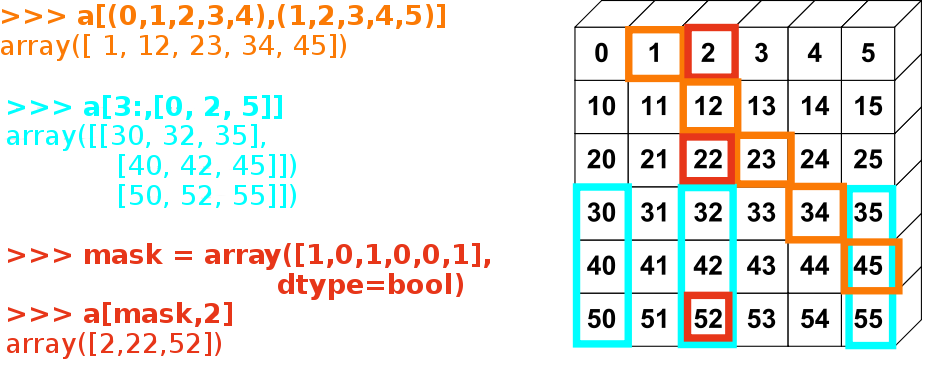
#> input picture graph/numpy_indexing.png, 950 x 376 px
$ jupyter execute --allow-errors 'Numpy - Basic Array.ipynb'   (shell and % lines are left out)
#> lines starting #> are read from the running program, lines starting #| are printed output that depends on the picture
# NumPy

### Introduction

 - Numpy 底層以 C 和 Fortran 語言實作，所以能快速操作多重維度的陣列。

 - 當 Python 處理龐大資料時，其原生 **list** 效能表現並不理想（但可以動態存異質資料）

 - Numpy 具備平行處理的能力，可以將操作動作一次套用在大型陣列上。

 - 此外 Python 其餘重量級的資料科學相關套件

   + Pandas、SciPy、Scikit-learn 等都幾乎是奠基在 Numpy 的基礎上。

   + 因此學會 Numpy 對於往後學習其他資料科學相關套件打好堅實的基礎。


[cell 1]
'''
讀取圖片//常用套件: skimage, PIL, OpenCV
'''
from PIL import Image

#> (the rest of this cell did not finish here and is left out)

### Numpy 陣列

 - Numpy 的重點在於**陣列**的操作

 - 功能都建築在
    + 同質
    + 多重維度的 **ndarray（N-dimensional array）**。


 - ndarray 的關鍵屬性是
    + 維度（ndim）
    + 形狀（shape）
    + 數值類型（dtype）：ndarray物件內組成元素的型態
    + ndarry.size：ndarry 物件所組成之 array 的總元素數量，回應之數值會等於 ndarray.shape 的每個元素相乘
    + ndarray.itemsize：陣列中每一個元素的大小(Bytes) (ex: int16=>16/8=2 Bytes)
    + ndarry.data：這是一個存有實際陣列元素的緩衝，通常我們不需要使用這個屬性，因為我們可以使用 **index** 存取這些元素。


 - 一般我們稱
    + 一維陣列為 vector
    + 二維陣列為 matrix


 - 引入 numpy 模組，透過傳入 **list** 到 numpy.array() 創建**陣列**。

### Loading Numpy library

[cell 2]
import numpy as np

np1 = np.array([1,2,3])
#> np1 = [1, 2, 3]
np2 = np.array([3,4,5])
np3 = np.array([1,2,3,4,5,6])

print(np1)
#| [1 2 3]
print(np2)
print(np3)

### 陣列相加

[cell 3]
np1 + np2
#> Out = [4, 6, 8]

### 顯示屬性 (Attributes)

[cell 4]
#  維度
print("\n\n維度----ndarray.ndim----")
print("ndim: {0} ".format(np1.ndim))
#| ndim: 1

#  形狀
print("\n\n形狀----ndarry.shape----")
print("shape: {0} ".format(np1.shape))
#| shape: (3,)

#  型別
print("\n\n型別----ndarry.dtype----")
print("dtype: {0} ".format(np1.dtype))
#| dtype: int64

'''
# 物件所組成之 array 的總元素數量4
# 回應之數值會等於 ndarray.shape 的每個元素相乘
'''
print("\n\n----ndarry.size----")
print("size: {0} ".format(np1.size))
#| size: 3

'''
# 陣列中每一個 元素的大小 (Bytes)
ex: int16 => 16/8 = 2 Bytes
'''
print("\n\n--ndarray.itemsize--")
print("itemsize: {0} ".format(np1.itemsize))
#| itemsize: 8


print("\n\n----ndarry.data----")
print("data: {0} ".format(np1.data))
#> (printed output is left out)

### 改變陣列的維度與比較

[cell 5]
#------------------#
# Orginal dimension
#------------------#
print("#------------------#\n# Orginal dimension\n#------------------#")
print("np3.ndim: {0} ".format(np3.ndim))
print("np3.shape: {0} ".format(np3.shape))
print("np3.dtype: {0} ".format(np3.dtype))


#------------------#
# Change dimension
#------------------#
print("\n#------------------#\n# Change dimension\n#------------------#")
np3_1 = np3.reshape([2,3])

print("np3_1.ndim: {0} ".format(np3_1.ndim))
print("np3_1.shape: {0} ".format(np3_1.shape))
print("np3_1.dtype: {0} ".format(np3_1.dtype))


#------------------#
# Compare the array
#------------------#
print("\n#------------------#\n# Compare the array\n#------------------#")

print("np3: {0} ".format(np3))
print("\t")
print("np3_1: {0} ".format(np3_1))

### 改變陣列型別 (dtype)

  - bool
    + True
    + False

  - int (數字是指 bit)
    + int16
    + int32
    + int64

  - float
    + 表示小數點後幾位
    + 16, 32, 64

  - string
    + string
    + unicode

  - nan: missing data

[cell 6]
#------------------#
#   Change dtype
#------------------#
np3_2 = np3_1.astype('int32')

print("\n#------------------#\n# Change dtype\n#------------------#")

print("np3_1.dtype: {0} ".format(np3_1.dtype))
print("\t")
print("np3_2.dtype: {0} ".format(np3_2.dtype))
print("\t")

### --------------------------------------------------------------

### 建立陣列

 - 建立填滿 0 或 1 的陣列

[cell 7]
#-------------#
# 填滿 0 的陣列
#-------------#
#[row, column]

np_0 = np.zeros([2,3])
print(np_0)

[cell 8]
#-------------#
# 填滿 1 的陣列
#-------------#
#[row, column]

np_1 = np.ones([2,3])
print(np_1)

### --------------------------------------------------------------

## range() 與 np.arange()

### 1 維陣列
 - np.array( [<陣列元素用逗號隔開>] )：簡易一維陣列
 - np.arange( 起始值, 結束值, 步幅, 資料型別 )
     + 也是產生一維陣列，和 np.array() 的差別在於 **arange 擁有較大的彈性**，而且元素數值是自動化產生！

#### range()
 - 返回的是 **range object**
 - 儘可用於 **迭代**
 - **不支援步長為小數**

#### np.nrange()
 - 返回的是 **numpy.ndarray()**
 - 它是一個序列，可被當做**向量使用。**
 - **支援步長為小數**

#### 共同處

 - 兩者都可用於迭代

 - 兩者都有三個引數
   + 以第一個引數為起點
   + 第三個引數為步長
   + 截止到第二個引數之前的不包括第二個引數的資料序列

 - 某種意義上，和 STL 中由迭代器組成的區間是一樣的
   + 左閉右開的區間 **[first, last)**
   + 或者不加嚴謹地寫做[first:step:last)

### range

[cell 9]
print("range(1,5): {0} ".format(range(1,5)))
print("\t")

print("tuple(range(1, 5)): {0} ".format(tuple(range(1, 5))))
print("\t")

print("list(range(1, 5)): {0} ".format(list(range(1, 5))))
print("\t")

print("type(range(1, 5)): {0} ".format(type(range(1, 5))))
print("\t")

### np.arange v.s range

[cell 10]
print("np.arange(1, 5): {0} ".format(np.arange(1, 5)))
print("\t")

print("range(1, 5, 2): {0} ".format(range(1, 5, 2)))
print("\t")

print("np.arange(1, 5): {0} ".format(np.arange(1, 5)))
print("\t")

print("np.arange(1, 5, .5): {0} ".format(np.arange(1, 5, .5)))
print("\t")

[cell 11]
'''
range 不能用小數點做分隔的動作，很重要！
這裡呈現一個錯誤的程式碼給大家參考！
'''
#> (the rest of this cell did not finish here and is left out)

### --------------------------------------------------------------

### For Loop 應用

 - 運用不同的 loop 方法，他的起始點都不盡相同，要特別注意

[cell 12]
''' [1,5) 跟 case 4 的結果相同'''
print("\n\n#--------------#\n#   *case 1*   #\n#--------------#")
print("for i in range(1,5):")
for i in range(1,5): print(i,end = " ")


'''直接使用 range 他預設是從 0 開始'''
print("\n\n#--------------#\n#    case 2    #\n#--------------#")
print("for i in range(5):")
for i in range(5): print(i,end = " ")


''' [1,5) by 2 '''
print("\n\n#--------------#\n#    case 3    #\n#--------------#")
print("for i in range(1, 5, 2):")
for i in range(1, 5, 2): print(i,end = " ")


''' [1,5) 跟 case 1 的結果相同'''
print("\n\n#--------------#\n#   *case 4*   #\n#--------------#")
print("for i in arange(1,5):")
for i in np.arange(1, 5):  print(i,end =" ")

### --------------------------------------------------------------

### 陣列所對應的位置

 - 如果今天我們要抓取以下的格子，要怎麼擷取呢？
 - 在這裡這主要目的是他的 index 會與直觀有些不一樣。


[cell 13]
from PIL import Image

img = Image.open("../graph/numpy_indexing.png")
#> img is the input picture: PIL image 950x376 RGBA; mean R, G, B, A 81.1, 80.5, 75.2, 98.7
img.resize((750,300))
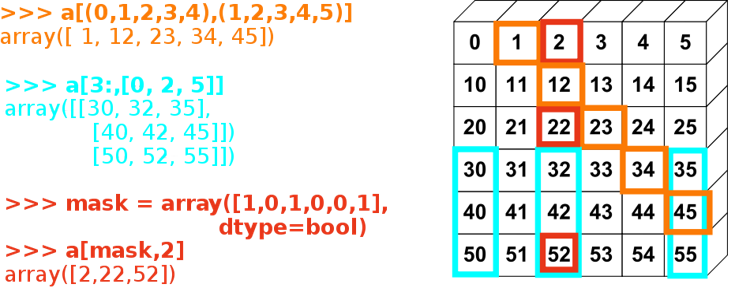
#> Out: PIL image 750x300 RGBA; mean R, G, B, A 84.2, 83.3, 77.1, 98.7; transparent parts drawn white

## Concatenate
 - concatenate: Join a sequence of "arrays" along an existing axis.

[cell 14]
################
#    Example
################

# >>> a = np.array([[1, 2], [3, 4]])
# >>> b = np.array([[5, 6]])

#--------------------------------#
#採用 row 的方式堆疊
#--------------------------------#
# >>> np.concatenate((a, b), axis=0)
# array([[1, 2],
#        [3, 4],
#        [5, 6]])

#--------------------------------#
#採用 轉置過後 column 的方式堆疊
#--------------------------------#
# >>> np.concatenate((a, b.T), axis=1)
# array([[1, 2, 5],
#        [3, 4, 6]])

#--------------------------------#
# 直接打直的
#--------------------------------#
# >>> np.concatenate((a, b), axis=None)
# array([1, 2, 3, 4, 5, 6])

[cell 15]
np4 = np.concatenate((
    np.arange(0,6),
    np.arange(10,16),
    np.arange(20,26),
    np.arange(30,36),
    np.arange(40,46),
    np.arange(50,56)),
    axis=None)

#------------------#
# Orginal dimension
#------------------#
print(np4.ndim)
print(np4.shape)
print(np4.dtype)

[cell 16]
np4_1 = np4.reshape([6,6])
print("\n#------------------#\n#   轉換過後的格子   #\n#------------------#")

print(np4_1)

#------------------#
# Change dimension
#------------------#
print("\n\n#------------------#\n# Change dimension #\n#------------------#")
print(np4_1.ndim)
print(np4_1.ndim)
print(np4_1.dtype)

[cell 17]
#------------------#
#     橘色的部分
#------------------#
print("#------------------#\n#     橘色的部分     #\n#------------------#\n")

print(np4_1[(0,1,2,3,4),
      (1,2,3,4,5)])

print("\n座標就是：(0,1), (1,2), (2,3), (3,4),(4,5)\n")

#------------------#
#     藍色的部分
#------------------#
print("#------------------#\n#     藍色的部分     #\n#------------------#\n")

print(np4_1[ 3:,
       [0,2,5]])

print("\n座標就是：(3:,0), (3:,2), (3:,5) -> (3:5,0), (3:5,2), (3:5,5)\n")


#------------------#
#     紅色的部分
#------------------#
print("#------------------#\n#     紅色的部分     #\n#------------------#\n")

# true(1) and false(0)
mask = np.array([1,0,1,0,0,1], dtype = bool)


# [row, column]
# mask 的部分放在 row
# 2 代表的是 3rd column
print(np4_1[mask,2])

print("\n座標就是：(1,3), (3,3), (6,3)\n")

### --------------------------------------------------------------

### 陣列索引與切片

#### 一維陣列操作和 Python 原生 list 類似

[cell 18]
np5 = np.array([1,2,3,4,5,6])

'''
對應關係
value：
[1,2,3,4,5,6]

index：
[0,1,2,3,4,5]
'''

# 2 是 index, 所以對應到上面的 value 是 3
print( np5[2] )

#### 二維陣列

[cell 19]
np6 = np5.reshape([2,3]) # shape is [row, column]

print(np6)

[cell 20]
Image.open("./graph/axis for numpy.png")
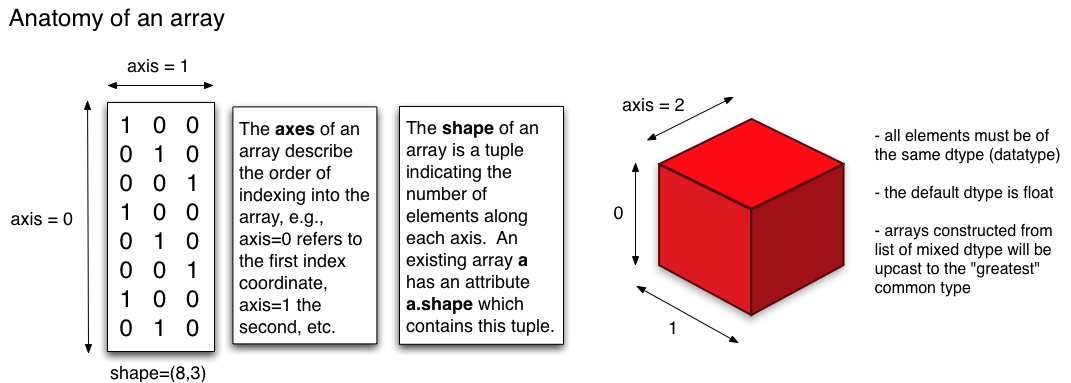
#> input picture graph/axis for numpy.png, 1071 x 383 px, found by its file name

# axis = 0 is row
# axis = 1 is column
# axis = 2 means that 3D (height)
# shape is dimension
